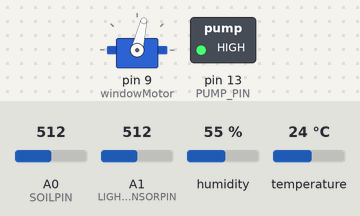
Bench run of a sketch on a simulated Arduino Uno, built with avr-gcc and run on an emulated ATmega328P. On the bench: servo, switched loads named in the sketch (green lamp = pin HIGH). Inputs (shaded band) come from the test bench; at power-on: A0 (SOILPIN) = 512, A1 (LIGHTSENSORPIN) = 512, humidity 55 %, temperature 24 °C. What the sketch prints to the serial monitor is not drawn.

Above: at 0.17 s.
At 1.0 s:
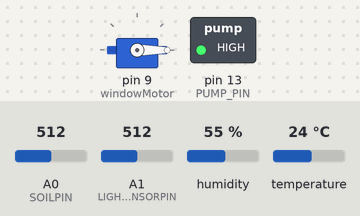
Timing chart, 0 to 2.5 s (numbered marks = the images above):
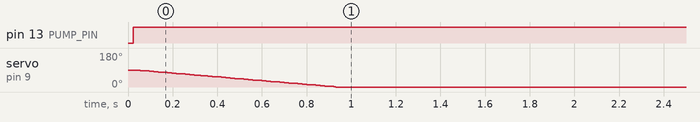

The sketch:

GreenHouseUNO.ino
```cpp
#include "DHT.h"
#include <Servo.h>
#include <SoftwareSerial.h>
#include <ArduinoJson.h>
//For DHT Temperature & Humidity Sensor
#define DHTPIN 2
#define HUMIDITYFIERPIN 4
#define SOILPIN A0
#define LIGHTSENSORPIN A1
#define DHTTYPE DHT11
#define PUMP_PIN 13
const size_t capacity = JSON_OBJECT_SIZE(10) + 40;

DHT dht(DHTPIN, DHTTYPE);
Servo windowMotor;
struct SoilSensor {
  int snesorValue;
  int level;
};
struct DHT11Sensor {
  float humidity;
  float temperature;
};
struct LightSensor {
  int sensorValue;
  int level;
};
LightSensor lightLevel() {
  int light = analogRead(LIGHTSENSORPIN);
  int level;
  if (light < 300) {
    level = 0;
  } else {
    level = 1;
  }

  return { light, level };
}
bool humidifier(LightSensor lightData, DHT11Sensor dht11data) {
  bool status = false;
  if (lightData.level == 0 && dht11data.humidity < 60) {
    status = true;
    digitalWrite(HUMIDITYFIERPIN, LOW);
  } else if (lightData.level == 1 && dht11data.humidity <= 80) {
    status = true;
    digitalWrite(HUMIDITYFIERPIN, LOW);
  } else {
    status = false;
    digitalWrite(HUMIDITYFIERPIN, HIGH);
  }
  return status;
}
DHT11Sensor tempAndHumidity() {
  float humidity = dht.readHumidity();
  float temperature = dht.readTemperature();
  if (isnan(humidity) || isnan(temperature)) {
    return { NULL, NULL };
  }

  return { humidity, temperature };
}
//For Soil Mosture Sensor
SoilSensor soilMosture() {
  int soilMosture = analogRead(SOILPIN);
  int level;
  if (soilMosture < 300) {
    level = 1;
  } else if (soilMosture > 300 && soilMosture < 950) {
    level = 2;
  } else if (soilMosture > 950) {
    level = 0;
  }

  return { soilMosture, level };
}

void setup() {
  Serial.begin(9600);
  pinMode(PUMP_PIN, OUTPUT);

  dht.begin();

}


void loop() {
  DHT11Sensor dht11data = tempAndHumidity();
  SoilSensor soilData = soilMosture();
  LightSensor lightData = lightLevel();
  // Serial.print(F("Humidity: "));
  // Serial.print(dht11data.humidity);
  // Serial.print(F("%  Temperature: "));
  // Serial.print(dht11data.temperature);
  // Serial.print(F(" C Soil Sensor: "));
  // Serial.print(soilData.snesorValue);
  // Serial.print(F(" Soil Mosture Level: "));
  // Serial.print(soilData.level);
  // Serial.print(F(" Light Power: "));
  // Serial.print(lightData.sensorValue);
  // Serial.print(F(" Light Level: "));
  // Serial.print(lightData.level);
  bool window = false;
  bool humidifierStatus = humidifier(lightData, dht11data);
  if (humidifierStatus || lightData.level==1)
  {
    window = true;

    Serial.println(F(" Humidifier ON"));
    digitalWrite(PUMP_PIN, HIGH);

    moveServo(0);
  }
  else {

    window = false;
    moveServo(90); // Turn on servo if light is dim
  }
  Serial.println();


DynamicJsonDocument doc(capacity);

  //Assign collected data to JSON Object
  doc["greenHumidity"] = dht11data.humidity;
  doc["greentemperature"] = dht11data.temperature;
  doc["greensoil"] = soilData.snesorValue;
  doc["greenlight"] = lightData.sensorValue;
  doc["greenWindow"] = window;

  doc["incubatorHumidity"] = 0;
  doc["incubatorTemperature"] = 0;
  doc["incubatorTurnner"] = false;
  doc["incubatorLight"] = false;

  doc["incubatorLight"] = false;

  //Send data to NodeMCU
  serializeJson(doc, Serial);
  Serial.println();


  delay(2000);
}

void moveServo(int targetAngle) {
        windowMotor.attach(9);
  int currentAngle = windowMotor.read();
  if (currentAngle < targetAngle) {
    for (int i = currentAngle; i <= targetAngle; i++) {
      windowMotor.write(i);
      delay(10); // Adjust the delay for smoother movement
    }
  } else if (currentAngle > targetAngle) {
    for (int i = currentAngle; i >= targetAngle; i--) {
      windowMotor.write(i);
      delay(10); // Adjust the delay for smoother movement
    }
  }
  windowMotor.detach();
}
```

Measured:
- by itself, pin 13 (PUMP_PIN): LOW → HIGH at 0.02 s
- by itself, servo on pin 9 (windowMotor): moves from 90° to 0° over 0.90 s
